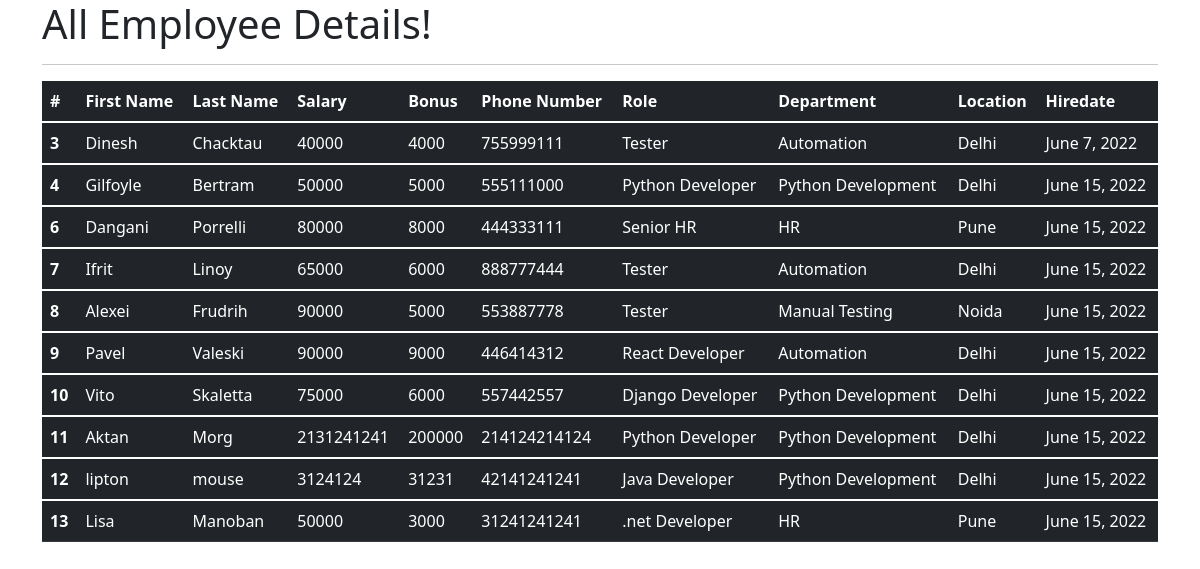
The app's page /all_emp with its own data.
### emp_app/models.py (models this page shows, shortened)
class Employee(models.Model):
    first_name = models.CharField(max_length=100, null=False)
    last_name = models.CharField(max_length=100)
    dept = models.ForeignKey(Department, on_delete=models.CASCADE)
    salary = models.IntegerField(default=0)
    bonus = models.IntegerField(default=0)
    role = models.ForeignKey(Role, on_delete=models.CASCADE)
    phone = models.IntegerField(default=0)
    hire_date = models.DateField()
    def __str__(self):
        return "%s %s %s" %(self.first_name, self.last_name, self.phone)

class Role(models.Model):
    name = models.CharField(max_length=100, null=False)

class Department(models.Model):
    name = models.CharField(max_length=100,null=False)
    location = models.CharField(max_length=100)

### emp_app/views.py (the view)
# urls.py: path('all_emp', views.all_emp, name='all_emp'),
def all_emp(request):
    emps = Employee.objects.all()
    context = {
        'emps': emps
    }
    print(context)
    return render(request, 'view_all_emp.html', context)

### emp_app/templates/view_all_emp.html (shortened to what this page needs)
<!DOCTYPE html>
<html lang="en">
<head>
  <link href="https://cdn.jsdelivr.net/npm/bootstrap@5.1.3/dist/css/bootstrap.min.css" rel="stylesheet">
</head>
  <body>
  <div class="container">
          <h1>All Employee Details!</h1>
      <hr>
     <table class="table table-dark">
  <thead>
    <tr>
      <th scope="col">#</th>
      <th scope="col">First Name</th>
      <th scope="col">Last Name</th>
      <th scope="col">Salary</th>
      <th scope="col">Bonus</th>
      <th scope="col">Phone Number</th>
      <th scope="col">Role</th>
      <th scope="col">Department</th>
      <th scope="col">Location</th>
      <th scope="col">Hiredate</th>
    </tr>
  </thead>
         {% for emp in emps %}
  <tbody>
    <tr>
      <th scope="row">{{emp.id}}</th>
      <td>{{emp.first_name}}</td>
      <td>{{emp.last_name}}</td>
      <td>{{emp.salary}}</td>
      <td>{{emp.bonus}}</td>
      <td>{{emp.phone}}</td>
      <td>{{emp.role.name}}</td>
      <td>{{emp.dept.name}}</td>
      <td>{{emp.dept.location}}</td>
      <td>{{emp.hire_date}}</td>
    </tr>
  </tbody>
         {% endfor %}
</table>
  </div>
  </body>
</html>

### records on screen
Employee: id "3", first_name "Dinesh", last_name "Chacktau", salary "40000", bonus "4000", phone "755999111", role.name "Tester", dept.name "Automation", dept.location "Delhi", hire_date "June 7, 2022"
Employee: id "4", first_name "Gilfoyle", last_name "Bertram", salary "50000", bonus "5000", phone "555111000", role.name "Python Developer", dept.name "Python Development", dept.location "Delhi", hire_date "June 15, 2022"
Employee: id "6", first_name "Dangani", last_name "Porrelli", salary "80000", bonus "8000", phone "444333111", role.name "Senior HR", dept.name "HR", dept.location "Pune", hire_date "June 15, 2022"
Employee: id "7", first_name "Ifrit", last_name "Linoy", salary "65000", bonus "6000", phone "888777444", role.name "Tester", dept.name "Automation", dept.location "Delhi", hire_date "June 15, 2022"
Employee: id "8", first_name "Alexei", last_name "Frudrih", salary "90000", bonus "5000", phone "553887778", role.name "Tester", dept.name "Manual Testing", dept.location "Noida", hire_date "June 15, 2022"
Employee: id "9", first_name "Pavel", last_name "Valeski", salary "90000", bonus "9000", phone "446414312", role.name "React Developer", dept.name "Automation", dept.location "Delhi", hire_date "June 15, 2022"
Employee: id "10", first_name "Vito", last_name "Skaletta", salary "75000", bonus "6000", phone "557442557", role.name "Django Developer", dept.name "Python Development", dept.location "Delhi", hire_date "June 15, 2022"
Employee: id "11", first_name "Aktan", last_name "Morg", salary "2131241241", bonus "200000", phone "214124214124", role.name "Python Developer", dept.name "Python Development", dept.location "Delhi", hire_date "June 15, 2022"
Employee: id "12", first_name "lipton", last_name "mouse", salary "3124124", bonus "31231", phone "42141241241", role.name "Java Developer", dept.name "Python Development", dept.location "Delhi", hire_date "June 15, 2022"
Employee: id "13", first_name "Lisa", last_name "Manoban", salary "50000", bonus "3000", phone "31241241241", role.name ".net Developer", dept.name "HR", dept.location "Pune", hire_date "June 15, 2022"
